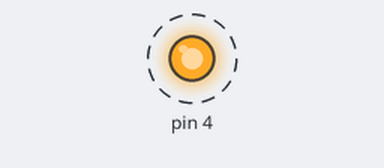
Simulated run of this sketch. Board: Arduino Uno, built with avr-gcc and run on an emulated ATmega328P. Parts: output pins drawn as LEDs (lit = HIGH). Dashed ring = blinking. What the sketch prints to the serial monitor is not drawn.

Above: at 0.2 s.
Timing chart, 0 to 3.0 s (numbered marks = the images above):
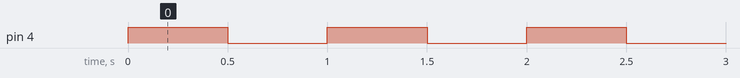

Measured:
- by itself, pin 4: alternates HIGH for 0.50 s and LOW for 0.50 s

The sketch:

USBTest.ino
```cpp
char mode;

void setup()
{
  Serial.begin(38400);
  pinMode(4, OUTPUT);
  digitalWrite(4, LOW);
  mode = 0;
}

void loop()
{
  if(!mode)
  {
   digitalWrite(4, HIGH);
   delay(500);
   mode = 1;
   Serial.println(F("Light is ON"));
  }
  else
  {
    digitalWrite(4, LOW);
    delay(500);
    mode = 0;
    Serial.println(F("Light is OFF"));
  }
}
```
